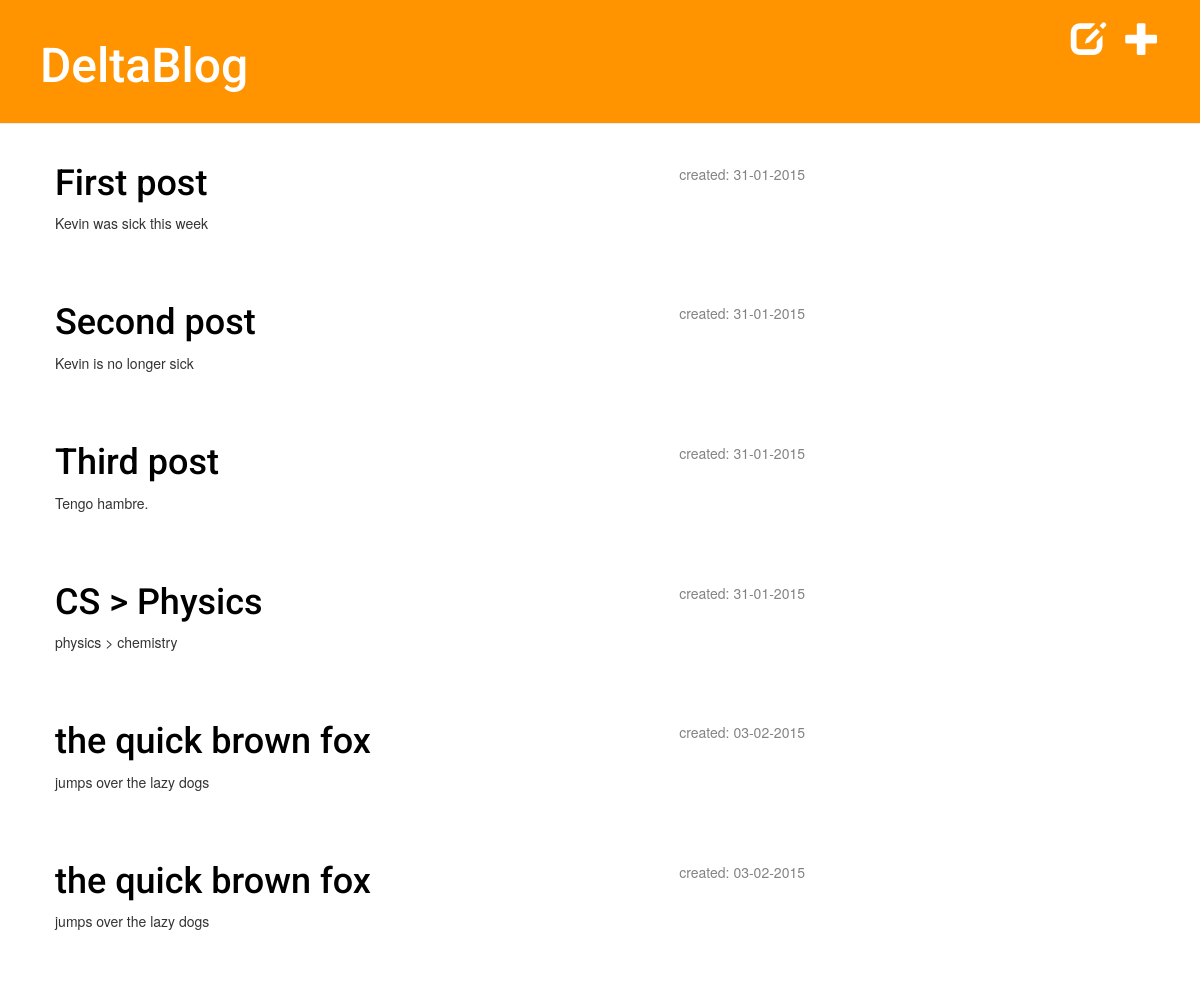
Page /drafts/ on the earlier database version.
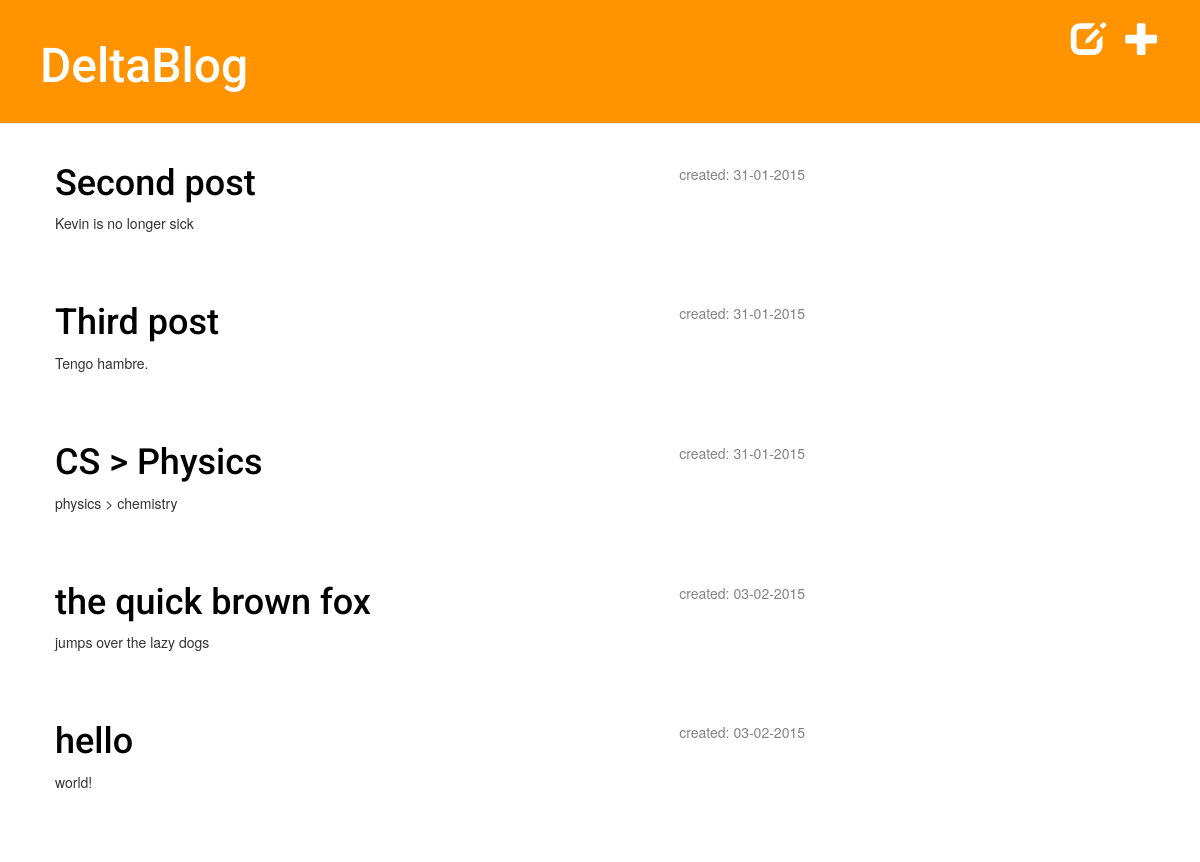
Same page on the later database version.
### deltablog_app/models.py (models this page shows, shortened)
class Post(models.Model):
    author = models.ForeignKey('auth.User')
    title = models.CharField(max_length=200)
    text = models.TextField()
    created_date = models.DateTimeField(default=timezone.now)
    published_date = models.DateTimeField(blank=True, null=True)
    class Meta:
        ordering = ["-published_date"]

### deltablog_app/views.py (the view)
# urls.py: url(r'^drafts/$', views.post_draft_list, name='post_draft_list'),
def post_draft_list(request):
    posts = Post.objects.filter(published_date__isnull=True).order_by('created_date')
    return render(request, 'deltablog_app/post_draft_list.html', {'posts': posts})

### deltablog_app/templates/deltablog_app/post_draft_list.html
{% extends 'deltablog_app/base.html' %}
{% block content %}
    {% for post in posts %}
        <div class="post">
            <p class="date">created: {{ post.created_date|date:'d-m-Y' }}</p>
            <h1><a href="{% url 'deltablog_app.views.post_detail' pk=post.pk %}">{{ post.title }}</a></h1>
            <p>{{ post.text|truncatechars:200 }}</p>
        </div>
    {% endfor %}
{% endblock %}

Differences in the rows shown:
no longer on this page (row edited): Post: created_date "31-01-2015", title "First post", text "Kevin was sick this week"
no longer on this page (row edited): Post: created_date "03-02-2015", title "the quick brown fox", text "jumps over the lazy dogs"
added Post: created_date "03-02-2015", title "hello", text "world!"
